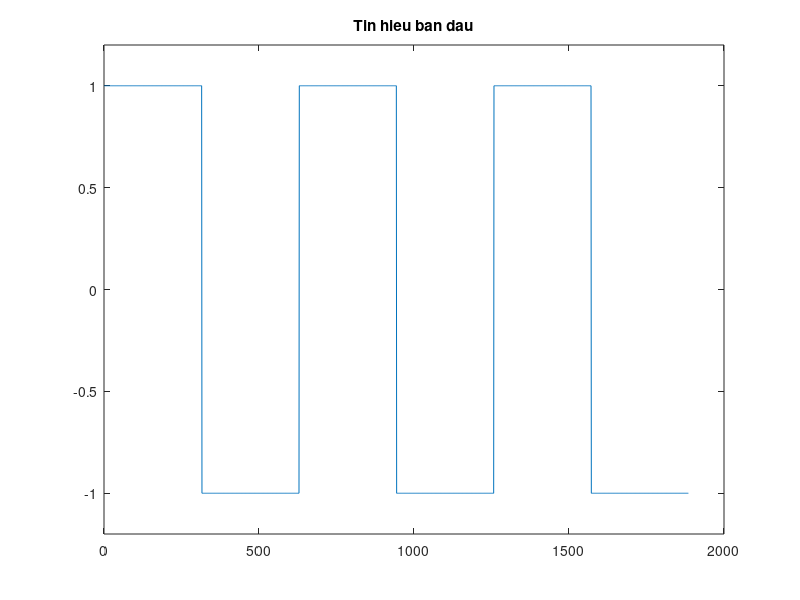

Write MATLAB code to recreate this figure. (Note: this script raises an error after producing the figure.)
%27/5/2013
% Mo phong khuech tan phi tuyen,khoi phuc tin hieu mot chieu (1D)
%
% NLDF_1D
%
clc
warning off
disp(' ')
figure(1)
clf
x = square(0:0.01:6*pi); %Tao tin hieu 1D/xung vuong
plot(x)
ini_axis = axis;
ini_axis = ini_axis.*[1 1 1.2 1.2];
axis(ini_axis)
title('Tin hieu ban dau')
disp('Press any key to continue...')
pause
disp('  tac dong nhieu cong Gauss "ag" = 10%.')
disp(' ')
xn = noise(x,'ag','10%'); % tac dong nhieu cong
plot(xn,'r');
hold
plot(x,'b')
title('Tin hieu ban dau va nhieu')
disp(' ')
disp('Press any key to continue...')
pause

disp(' ')
disp('  thay nhieu cong "ag" bang nhieu nhan "mg" = 10%')
disp(' ')
xn = noise(xn,'mg','10%');%tac dong nhieu nhan
clf
plot(xn,'r');
hold
plot(x,'b')
title('tin hieu ban dau va nhieu')
disp(' ')
disp('Press any key to continue...')
pause
%Ap dung bo loc khuech tan phi tuyen cho tin hieu nhieu
n = 100;
y = nldif1(xn, .019, linspace(50,1,n), 10, linspace(.5,1000,n), n,1,3, 'scale','aos', 'grad');
disp(' ')
disp('Press any key to continue...')
pause
disp(' ')
clf
subplot(2,1,1)
plot(xn,'y')
hold
plot(x,'b');
plot(y,'r')
title('TH ban dau (xanh), Nhieu (vang), TH duoc khoi phuc (do)')
subplot(2,1,2)
plot(xn-x,'y')
hold
plot(y-x,'r')
title('Nhieu (vang) va Loi duoc khoi phuc (do)')

disp(' ')
disp('Press any key to continue...')
pause
disp('Tac dong nhieu cong Gauss "ag" = 100% ')
clf
xn = noise(x,'ag','100%');
plot(xn)
title('Tin hieu nhieu')
disp(' ')
disp('Press any key to continue...')
pause
%Ap dung bo loc khuech tan phi tuyen cho tin hieu nhieu
n = 200;
y = nldif1(xn, .019, linspace(50,1,n), 10, linspace(.5,1000,n), n,1,3, 'scale','aos', 'grad');
disp(' ')
disp('Press any key to continue...')
pause
clf
subplot(2,1,1)
plot(xn,'y')
hold
plot(x,'b');
plot(y,'r')
%axis(ini_axis)
title('TH ban dau (xanh), Nhieu (vang), TH duoc khoi phuc (do)')
subplot(2,1,2)
plot(xn-x,'y')
hold
plot(y-x,'r')
title('Nhieu (vang) va Loi duoc khoi phuc (do)')

